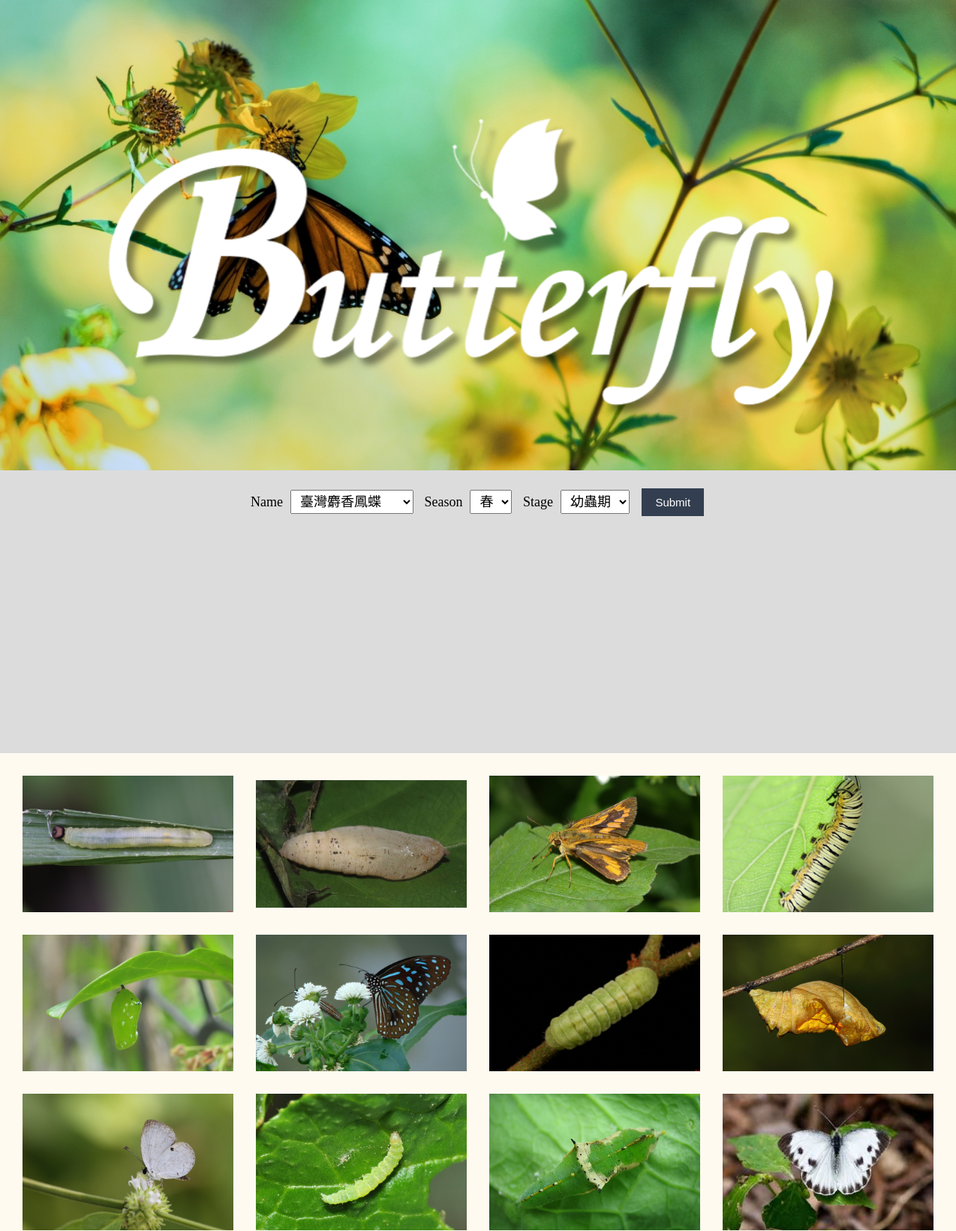
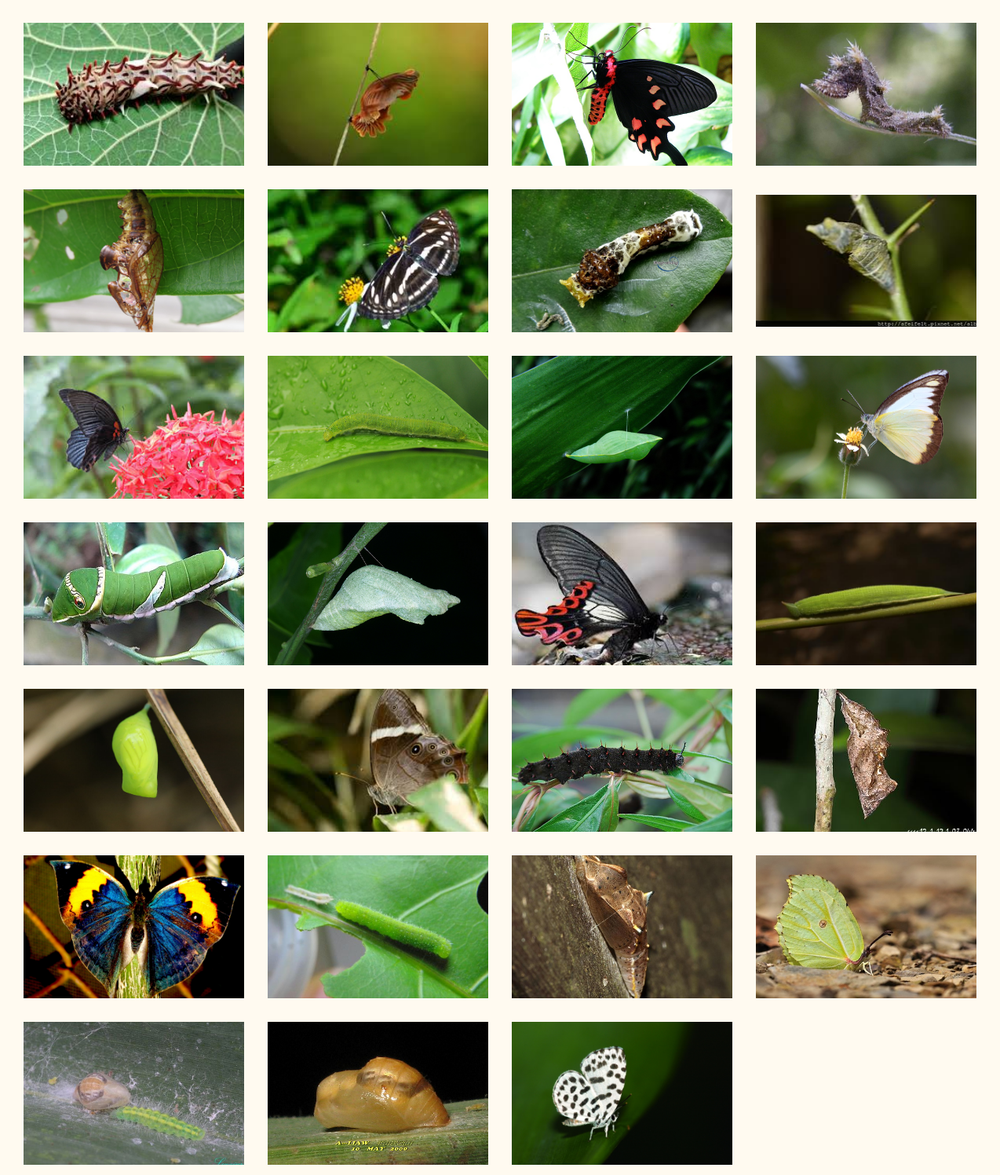
The page /view.php on the database its author committed (2 pictures, top to bottom).
### tables this page shows
CREATE TABLE `img` (
  `id` int(11) NOT NULL,
  `src` varchar(150) NOT NULL,
  `b_name` varchar(50) NOT NULL,
  `b_stage` varchar(50) NOT NULL,
  `date` date NOT NULL,
  `author` varchar(20) NOT NULL
);

### model.php (called while the page is built, shortened)
<?php
require("dbconnect.php");
function getButterflyList() {
    global $conn;
	$sql = "SELECT * FROM `butterfly`";
	return mysqli_query($conn, $sql);
}
function showButterfly() {
    global $conn;
	$sql = "SELECT * FROM `img`";
	return mysqli_query($conn, $sql);
}
?>

### view.php (the view, shortened to what this page needs)
<!DOCTYPE html PUBLIC "-//W3C//DTD XHTML 1.0 Transitional//EN" "http://www.w3.org/TR/xhtml1/DTD/xhtml1-transitional.dtd">
<html xmlns="http://www.w3.org/1999/xhtml">
<head>
<link type="text/css" rel="stylesheet" href="view.css">
</head>
<body>
<div id="t">
<img src="image/title.png" id="title"/>
</div>
<div id="content">
<div id="search">
<form method='post' action='control.php'>
<td><label>Name<select name='name' value='name'>
<?php
require("model.php");
$results=getButterflyList();
$i=1;
while ($rs=mysqli_fetch_array($results)) {
    if ( ($i%3) == 1) {
        echo "<option>", $rs['name'], "</option>";
    }
    $i++;
}
?>
</select></label></td>
<td><label>Season<select name="season">
        <option>春</option>
</select></label></td>
<td><label>Stage<select name="stage">
        <option>幼蟲期</option>
</select></label></td>
<input type="submit" class="button" value="Submit" />
</form>
</div>
<div id="show">
<?php
$results=showButterfly();
$i=1;
echo "<table class='pic' >";
while ($rs=mysqli_fetch_array($results)) {
    if ($i%4==1)
        echo "<tr>";
    echo "<td background='upload/", $rs['src'], "' class='img'></td>";
    if ($i%4==0)
        echo "</tr>";
    $i++;
}
echo "</table>";
?>
</div>
</div>
</body>
</html>

### view.css (style rules this page uses)
body { font-family: 微軟正黑體; text-align: center; }
div { box-sizing: border-box; }
#t { position: absolute; width: 100%; height: 20%; top: 0px; left: 0px; //background-color: black; }
#title { height: 110%; position: relative; display:block; margin: auto; }
#content { position: absolute; //margin: 20px auto; //background: linear-gradient(to bottom, rgba(51, 51, 51, 0.9), rgba(51, 51, 51, 0.9)); width: 100%; height: 80%; top: 20%; left: 0px; }
#search { padding: 20px 16px; text-align: center; text-decoration: none; display: block; //margin: 20px auto; //border-radius:5px; background-color: #DCDCDC; width: 100%; height: 15%; font-size: 18px; }
select { padding: 4px 8px; margin: 4px 10px; font-size: 18px; }
.button { border: none; padding: 8px 16px; text-align: center; text-decoration: none; display: inline-block; font-size: 15px; margin: 4px 2px; //-webkit-transition-duration: 0.4s; //transition-duration: 0.4s; cursor: pointer; background-color: #333F50; color: white; border: 2px solid #333F50; }
#show { height: 85%; overflow: scroll; overflow-x: hidden; //border-radius:5px; background-color: #FFFAF0; }
.pic { border-spacing:30px; }
.img { width: 320px; height: 180px; background-size:300px; background-repeat: no-repeat; background-position:center center; }

### rows shown on the page
img: shows a picture
img: shows a picture
img: shows a picture
img: shows a picture
img: shows a picture
img: shows a picture
img: shows a picture
img: shows a picture
img: shows a picture
img: shows a picture
img: shows a picture
img: shows a picture
img: shows a picture
img: shows a picture
img: shows a picture
img: shows a picture
img: shows a picture
img: shows a picture
img: shows a picture
img: shows a picture
img: shows a picture
img: shows a picture
img: shows a picture
img: shows a picture
img: shows a picture
img: shows a picture
img: shows a picture
img: shows a picture
img: shows a picture
img: shows a picture
img: shows a picture
img: shows a picture
img: shows a picture
img: shows a picture
img: shows a picture
img: shows a picture
img: shows a picture
img: shows a picture
img: shows a picture

### other values the page prints
form field name "臺灣麝香鳳蝶"
